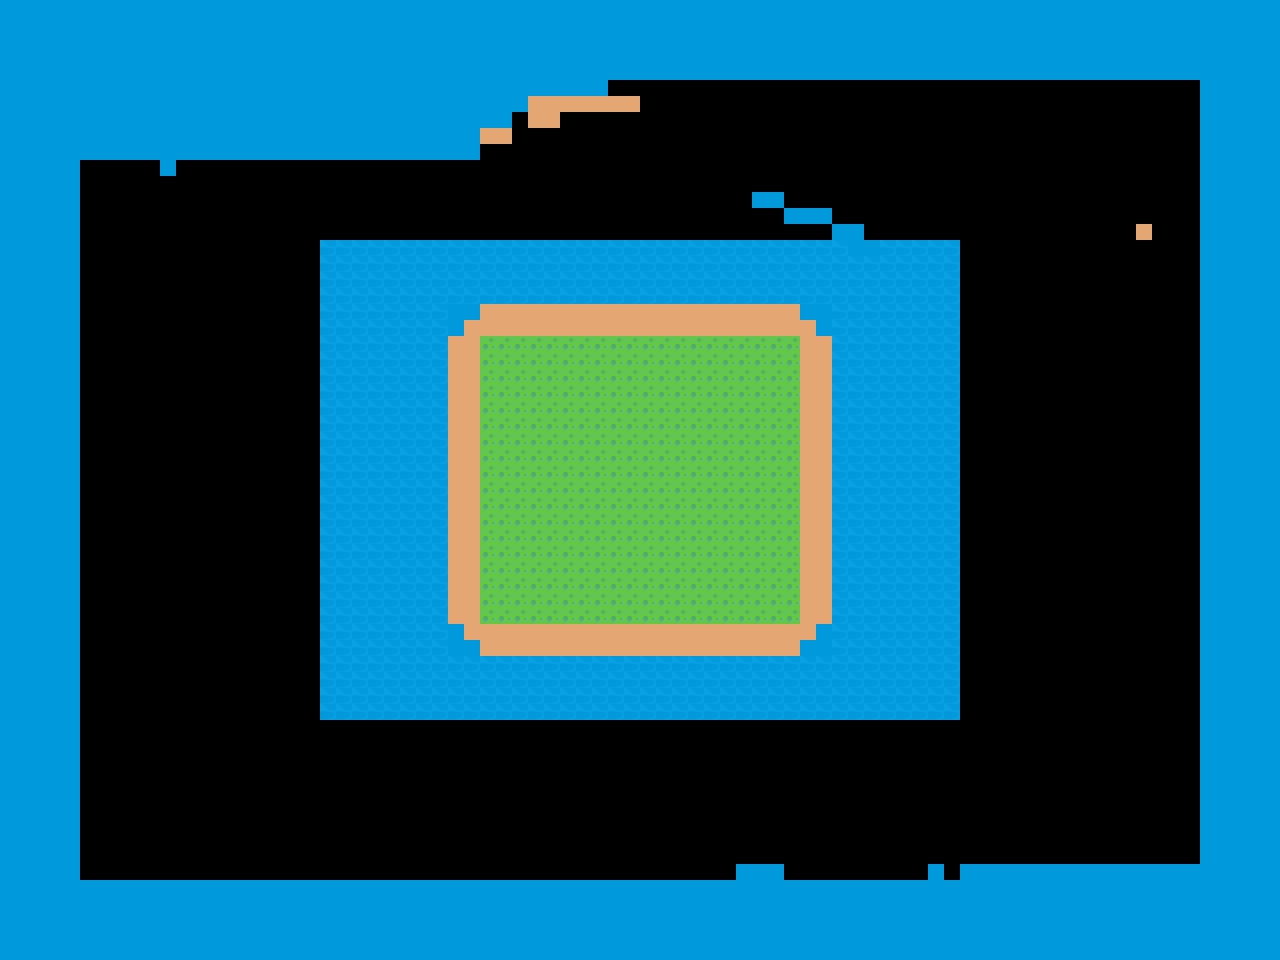

Rendered tile map (Tiled .tmx) drawn with the repository's tilesets; below, a short description and the map source with its tile grids summarised:
An orthogonal 80x60 tile map with 16x16 px tiles, 3 tile layers (chao, colisao, Decoracao).

<map version="1.10" tiledversion="1.12.1" orientation="orthogonal" renderorder="right-down" width="80" height="60" tilewidth="16" tileheight="16" infinite="0" nextlayerid="5" nextobjectid="1">
 <editorsettings>
  <export target="ilha.json" format="json" />
 </editorsettings>
 <tileset firstgid="1" source="../tilesets/sunnyside.tsx" />
 <layer id="1" name="chao" width="80" height="60">
  <data>[4800 cells, 2677 non-empty, 4 distinct tile ids]</data>
 </layer>
 <layer id="3" name="colisao" width="80" height="60">
  <data>[4800 cells, 0 non-empty, 0 distinct tile ids]</data>
 </layer>
 <layer id="2" name="Decoracao" width="80" height="60">
  <data>[4800 cells, 0 non-empty, 0 distinct tile ids]</data>
 </layer>
</map>
